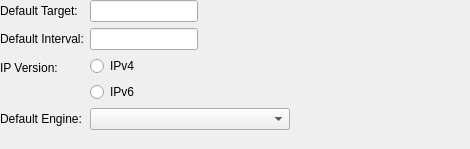
<?xml version="1.0" encoding="UTF-8"?>
<ui version="4.0">
 <class>Nedrysoft::RouteAnalyser::TargetSettingsPageWidget</class>
 <widget class="QWidget" name="Nedrysoft::RouteAnalyser::TargetSettingsPageWidget">
  <property name="geometry">
   <rect>
    <x>0</x>
    <y>0</y>
    <width>470</width>
    <height>149</height>
   </rect>
  </property>
  <property name="sizePolicy">
   <sizepolicy hsizetype="Preferred" vsizetype="Fixed">
    <horstretch>0</horstretch>
    <verstretch>0</verstretch>
   </sizepolicy>
  </property>
  <property name="windowTitle">
   <string>LatencySettingsPage</string>
  </property>
  <layout class="QVBoxLayout" name="verticalLayout">
   <property name="leftMargin">
    <number>0</number>
   </property>
   <property name="topMargin">
    <number>0</number>
   </property>
   <property name="rightMargin">
    <number>0</number>
   </property>
   <property name="bottomMargin">
    <number>0</number>
   </property>
   <item>
    <layout class="QFormLayout" name="formLayout">
     <property name="fieldGrowthPolicy">
      <enum>QFormLayout::ExpandingFieldsGrow</enum>
     </property>
     <item row="0" column="0">
      <widget class="QLabel" name="defaultTargetLabel">
       <property name="text">
        <string>Default Target:</string>
       </property>
      </widget>
     </item>
     <item row="0" column="1">
      <widget class="QLineEdit" name="defaultTargetLineEdit">
       <property name="sizePolicy">
        <sizepolicy hsizetype="Minimum" vsizetype="Fixed">
         <horstretch>0</horstretch>
         <verstretch>0</verstretch>
        </sizepolicy>
       </property>
      </widget>
     </item>
     <item row="1" column="0">
      <widget class="QLabel" name="defaultIntervalLabel">
       <property name="text">
        <string>Default Interval:</string>
       </property>
      </widget>
     </item>
     <item row="1" column="1">
      <widget class="QLineEdit" name="defaultIntervalLineEdit">
       <property name="sizePolicy">
        <sizepolicy hsizetype="Minimum" vsizetype="Fixed">
         <horstretch>0</horstretch>
         <verstretch>0</verstretch>
        </sizepolicy>
       </property>
      </widget>
     </item>
     <item row="2" column="0">
      <widget class="QLabel" name="iPVersionLabel">
       <property name="text">
        <string>IP Version:</string>
       </property>
      </widget>
     </item>
     <item row="2" column="1">
      <layout class="QVBoxLayout" name="verticalLayout_2">
       <item>
        <widget class="QRadioButton" name="ipV4RadioButton">
         <property name="text">
          <string>IPv4</string>
         </property>
        </widget>
       </item>
       <item>
        <widget class="QRadioButton" name="ipV6RadioButton">
         <property name="text">
          <string>IPv6</string>
         </property>
        </widget>
       </item>
      </layout>
     </item>
     <item row="3" column="0">
      <widget class="QLabel" name="defaultEngineLabel">
       <property name="text">
        <string>Default Engine:</string>
       </property>
      </widget>
     </item>
     <item row="3" column="1">
      <widget class="QComboBox" name="defaultEngineComboBox">
       <property name="sizePolicy">
        <sizepolicy hsizetype="Expanding" vsizetype="Fixed">
         <horstretch>0</horstretch>
         <verstretch>0</verstretch>
        </sizepolicy>
       </property>
       <property name="maximumSize">
        <size>
         <width>200</width>
         <height>16777215</height>
        </size>
       </property>
      </widget>
     </item>
     <item row="4" column="1">
      <spacer name="verticalSpacer">
       <property name="orientation">
        <enum>Qt::Vertical</enum>
       </property>
       <property name="sizeHint" stdset="0">
        <size>
         <width>20</width>
         <height>0</height>
        </size>
       </property>
      </spacer>
     </item>
    </layout>
   </item>
  </layout>
 </widget>
 <tabstops>
  <tabstop>defaultTargetLineEdit</tabstop>
  <tabstop>defaultIntervalLineEdit</tabstop>
  <tabstop>ipV4RadioButton</tabstop>
  <tabstop>ipV6RadioButton</tabstop>
  <tabstop>defaultEngineComboBox</tabstop>
 </tabstops>
 <resources/>
 <connections/>
</ui>
